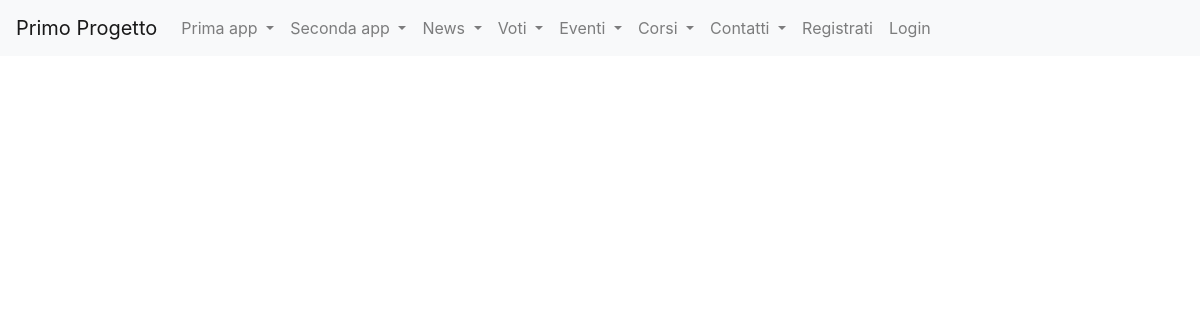
The page /corsi_formazione/viewA1/ on the database as committed earlier.
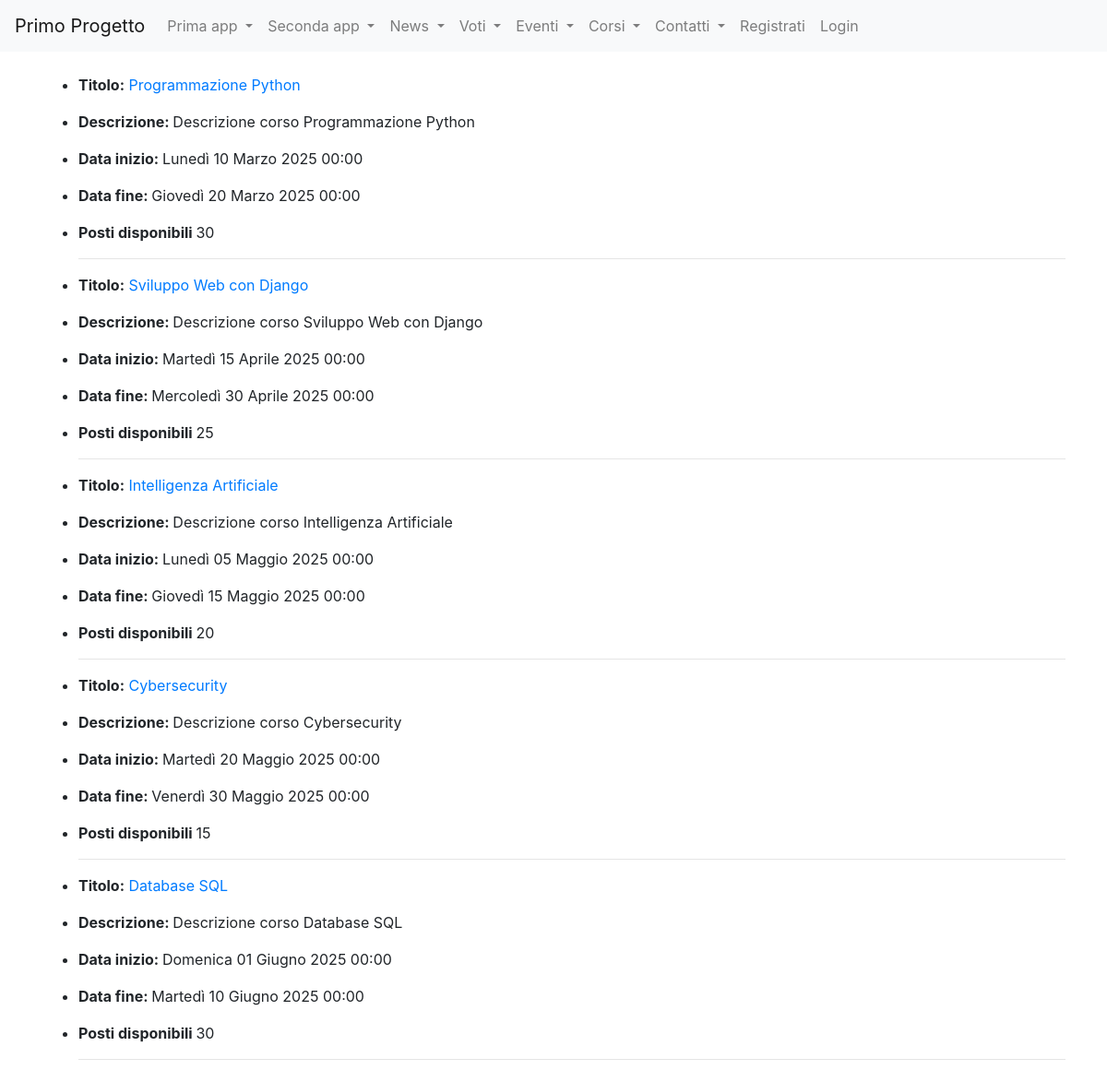
The same page on the database as committed later.
### corsi_formazione/models.py (models this page shows, shortened)
class Corso(models.Model):
    titolo=models.CharField(max_length=50)
    descrizione=models.TextField()
    data_inizio=models.DateTimeField(default=datetime.now())
    data_fine=models.DateTimeField(default=datetime.now())
    posti_disponibili=models.IntegerField(default=0)
    class Meta:
        verbose_name="Corso"
        verbose_name_plural="Corsi"

### corsi_formazione/views.py (the view)
# urls.py: path("viewA1/", viewA1.as_view(), name="viewA1"),
class viewA1(ListView): #con l' utilizzo dela classe ListView ordino i corsi in ordine crescente in base alla data di inizio
    model = Corso
    template_name = "viewA1.html"
    context_object_name = "corsi"
    ordering = ['data_inizio']

### corsi_formazione/templates/viewA1.html (shortened to what this page needs)
{% extends "base.html" %}
{% block content %}
<ul>
{% for corso in corsi %}
<li><p><strong>Titolo:</strong>
    <a href={% url 'corsi_formazione:viewB1' corso.id %}>{{corso.titolo}}</a>
    </p></li>
    <li><p><strong>Descrizione: </strong>{{corso.descrizione}}</p></li>
    <li><p><strong>Data inizio: </strong>{{corso.data_inizio}}</p></li>
    <li><p><strong>Data fine: </strong>{{corso.data_fine}}</p></li>
    <li><p><strong>Posti disponibili </strong>{{corso.posti_disponibili}}</p></li>
    <hr>
{% endfor %}
</ul>
{% endblock content %}

Rows that differ between the two databases and show on the page:
added Corso: titolo "Programmazione Python", descrizione "Descrizione corso Programmazione Python", data_inizio "Lunedì 10 Marzo 2025 00:00", data_fine "Giovedì 20 Marzo 2025 00:00", posti_disponibili "30"
added Corso: titolo "Sviluppo Web con Django", descrizione "Descrizione corso Sviluppo Web con Django", data_inizio "Martedì 15 Aprile 2025 00:00", data_fine "Mercoledì 30 Aprile 2025 00:00", posti_disponibili "25"
added Corso: titolo "Intelligenza Artificiale", descrizione "Descrizione corso Intelligenza Artificiale", data_inizio "Lunedì 05 Maggio 2025 00:00", data_fine "Giovedì 15 Maggio 2025 00:00", posti_disponibili "20"
added Corso: titolo "Cybersecurity", descrizione "Descrizione corso Cybersecurity", data_inizio "Martedì 20 Maggio 2025 00:00", data_fine "Venerdì 30 Maggio 2025 00:00", posti_disponibili "15"
added Corso: titolo "Database SQL", descrizione "Descrizione corso Database SQL", data_inizio "Domenica 01 Giugno 2025 00:00", data_fine "Martedì 10 Giugno 2025 00:00", posti_disponibili "30"
